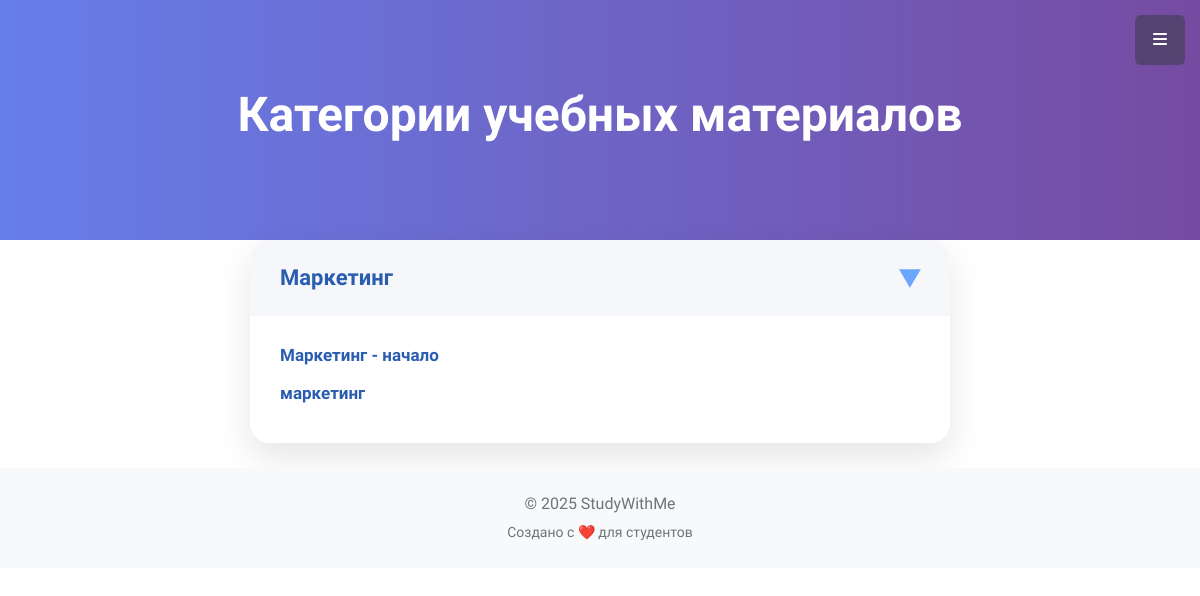
/materials/, run on the app's committed database.
### main/models.py (models this page shows, shortened)
class StudyMaterialCategory(models.Model):
    title = CharField(max_length=100)
    class Meta:
        verbose_name = "Предмет"
        verbose_name_plural = "Предметы"

class StudyMaterial(models.Model):
    title = models.CharField(max_length=255, verbose_name="Название")
    description = models.TextField(verbose_name="Описание")
    video = models.TextField(blank=True, null=True, verbose_name='Видео')
    created_by = models.ForeignKey(MyUser, on_delete=models.CASCADE, verbose_name="Автор")
    created_at = models.DateTimeField(auto_now_add=True, verbose_name="Дата создания")
    category = models.ForeignKey('StudyMaterialCategory', on_delete=models.SET_NULL, null=True, blank=True, related_name='materials', verbose_name="Категория")
    class Meta:
        verbose_name = "Учебный материал"
        verbose_name_plural = "Учебные материалы"

### main/views.py (the view)
# urls.py: path('materials/', views.study_materials_view, name='study_materials'),
def study_materials_view(request):
    categories = StudyMaterialCategory.objects.prefetch_related('materials')
    return render(request, 'main/study_materials.html', {'categories': categories})

### main/templates/main/study_materials.html (shortened to what this page needs)
{% extends 'base.html' %}
{% load static %}
{% block content %}
<section class="hero-section d-flex align-items-center text-white" style="background: linear-gradient(to right, #667eea, #764ba2); min-height: 30vh;">
  <div class="container text-center">
    <h1 class="text-white" style="font-weight: 800; font-size: 48px; margin-bottom: 10px;">Категории учебных материалов</h1>
  </div>
</section>
{% for category in categories %}
<div class="category-block">
    <div class="category-header" onclick="toggleCategory(this)">
        <h2>{{ category.title }}</h2>
        <span class="arrow {% if forloop.first %}rotate{% endif %}">&#9654;</span>
    </div>
    <div class="materials-list {% if forloop.first %}open{% endif %}">
        <ul>
            {% for material in category.materials.all %}
                <li><a href="{% url 'study_material_detail' material.pk %}">{{ material.title }}</a></li>
            {% empty %}
                <li>Нет материалов</li>
            {% endfor %}
        </ul>
    </div>
</div>
{% endfor %}
{% endblock %}

### main/templates/main/study_materials.html (style rules this page uses)
.category-block { margin: 0 auto 25px auto; max-width: 700px; border-radius: 20px; background-color: #ffffff; box-shadow: 0 15px 35px rgba(0,0,0,0.1); overflow: hidden; transition: all 0.3s ease; cursor: pointer; }
.category-header { background-color: #f5f7fa; padding: 20px 30px; display: flex; justify-content: space-between; align-items: center; user-select: none; }
.category-header h2 { margin: 0; font-size: 22px; color: #2a5db0; font-weight: 700; }
.arrow { font-size: 24px; color: #6ba6ff; transition: transform 0.3s ease; }
.arrow.rotate { transform: rotate(90deg); }
.materials-list { max-height: 0; overflow: hidden; opacity: 0; transition: max-height 0.4s ease, opacity 0.4s ease; background-color: #fff; padding: 0 30px; }
.materials-list.open { max-height: 500px; opacity: 1; padding: 15px 30px 25px 30px; }
ul { list-style: none; padding-left: 0; margin: 0; }
ul li { margin: 12px 0; }
ul li a { text-decoration: none; color: #2a5db0; font-weight: 600; font-size: 17px; transition: color 0.3s ease; }

### data on the page
StudyMaterialCategory: title "Маркетинг"
StudyMaterial: title "Маркетинг - начало"
StudyMaterial: title "маркетинг"
